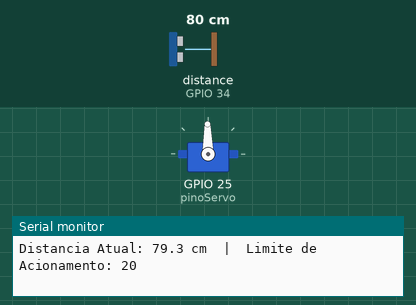
A sketch run on a simulated ESP32. Shown: servo, the last lines printed to the serial monitor. Wiring (inferred from the names in the program): ultrasonic range finder: trigger GPIO 32; echo GPIO 34. The inputs (shaded band) are chosen by the test bench; at power-on: distance to the obstacle (sensor on GPIO 34) 80 cm. The echo pulse lasts 58.3 µs per cm; WiFi joins after 1.5 s; servers stay silent unless stated; uploads are accepted with an empty reply.

Above: at 2.9 s.
3.0 s: distance to the obstacle (sensor on GPIO 34) set to 23 cm
5.2 s: distance to the obstacle (sensor on GPIO 34) set to 18 cm
At 5.7 s:
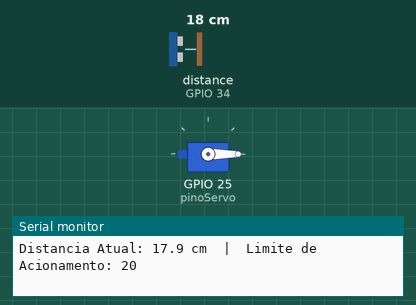
6.8 s: distance to the obstacle (sensor on GPIO 34) set to 35 cm
At 9.4 s:
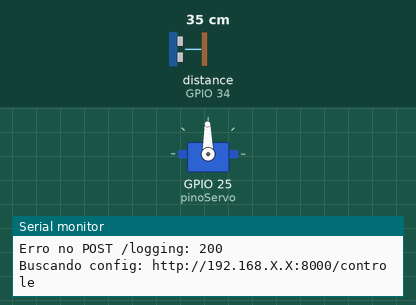
9.8 s: distance to the obstacle (sensor on GPIO 34) set to 2 cm
At 11.2 s:
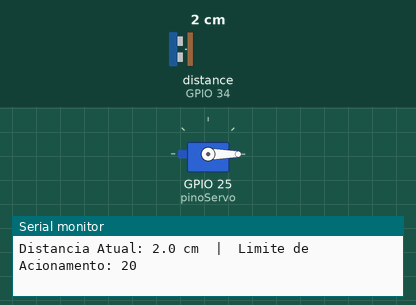
Timing chart, 0 to 12.5 s (numbered marks = the images above; inputs shaded):
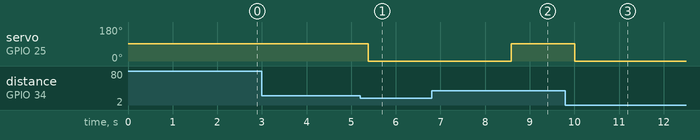

Measured:
- the behaviour switches between 21 and 20 cm on distance to the obstacle (sensor on GPIO 34) (found by bisection; images 0 and 1)
- after the input at 5.2 s, servo on GPIO 25 (pinoServo): 91° → 0° after 0.18 s
- after the input at 6.8 s, servo on GPIO 25 (pinoServo): 0° → 91° after 1.8 s
- after the input at 9.8 s, servo on GPIO 25 (pinoServo): 91° → 0° after 0.20 s

The sketch:

cancela-automatica.ino
```cpp
#include <ESP32Servo.h>
#include <WiFi.h>
#include <HTTPClient.h>
#include <ArduinoJson.h>

const char* ssid = "NOME_DA_SUA_REDE_WIFI";
const char* password = "SENHA_DA_SUA_REDE_WIFI";
const char* backendIp = "192.168.X.X";

const int pinoTrig = 32;
const int pinoEcho = 34;
const int pinoServo = 25;

int distanciaLimite = 20;
String logCache = "";
int loopCounter = 0;
const int BATCH_INTERVAL = 10;

Servo meuServo;
String apiGatewayUrl = "http://" + String(backendIp) + ":8000";

void setupWiFi() {
  Serial.println("Conectando ao WiFi...");
  WiFi.begin(ssid, password);
  while (WiFi.status() != WL_CONNECTED) {
    delay(500);
    Serial.print(".");
  }
  Serial.println("\nWiFi Conectado!");
  Serial.print("Endereco IP: ");
  Serial.println(WiFi.localIP());
}

void buscarConfiguracao() {
  if (WiFi.status() == WL_CONNECTED) {
    HTTPClient http;
    String getUrl = apiGatewayUrl + "/controle";

    Serial.print("Buscando config: ");
    Serial.println(getUrl);

    http.begin(getUrl);
    int httpCode = http.GET();

    if (httpCode == HTTP_CODE_OK) {
      String payload = http.getString();
      StaticJsonDocument<128> doc;
      DeserializationError error = deserializeJson(doc, payload);

      if (error) {
        Serial.print("Falha ao parsear JSON: ");
        Serial.println(error.c_str());
      } else {
        distanciaLimite = doc["proximidade"];
        Serial.print(">>> Limite de distancia atualizado para: ");
        Serial.println(distanciaLimite);
      }
    } else {
      Serial.print("Erro no GET /controle: ");
      Serial.println(httpCode);
    }
    http.end();
  } else {
    Serial.println("WiFi Desconectado. Nao foi possivel buscar config.");
  }
}

void enviarLogs() {
  if (WiFi.status() == WL_CONNECTED && logCache.length() > 0) {
    HTTPClient http;
    String postUrl = apiGatewayUrl + "/logging";

    http.begin(postUrl);
    http.addHeader("Content-Type", "application/json");

    StaticJsonDocument<1024> doc;
    doc["mensagem"] = logCache;

    String jsonPayload;
    serializeJson(doc, jsonPayload);

    Serial.println("Enviando logs para o backend...");
    int httpCode = http.POST(jsonPayload);

    if (httpCode == HTTP_CODE_CREATED) {
      Serial.println("Logs enviados com sucesso.");
      logCache = "";
    } else {
      Serial.print("Erro no POST /logging: ");
      Serial.println(httpCode);
    }
    http.end();
  } else if (logCache.length() == 0) {
      Serial.println("Cache de log vazio. Nada a enviar.");
  } else {
    Serial.println("WiFi Desconectado. Nao foi possivel enviar logs.");
  }
}

void setup() {
  Serial.begin(115200);

  pinMode(pinoTrig, OUTPUT);
  pinMode(pinoEcho, INPUT);

  meuServo.attach(pinoServo);
  meuServo.write(91);

  setupWiFi();

  Serial.println(">>> Sistema de Proximidade Iniciado (Modo Rede) <<<");

  buscarConfiguracao();

  Serial.println("---------------------------------------------------------");
}

void loop() {
  digitalWrite(pinoTrig, LOW);
  delayMicroseconds(2);
  digitalWrite(pinoTrig, HIGH);
  delayMicroseconds(10);
  digitalWrite(pinoTrig, LOW);

  long duracao = pulseIn(pinoEcho, HIGH, 25000);
  float distancia = (duracao * 0.034) / 2;

  String logEntry = "Distancia Atual: " + String(distancia, 1) +
                    " cm  |  Limite de Acionamento: " + String(distanciaLimite) + "\n";

  Serial.print(logEntry);
  logCache += logEntry;

  if (distancia < distanciaLimite && distancia > 0) {
    meuServo.write(0);
    (delay(3000));
  } else {
    meuServo.write(91);
  }

  delay(200);

  loopCounter++;

  if (loopCounter >= BATCH_INTERVAL) {
    Serial.println("-------------------- [Ciclo de Rede] --------------------");
    enviarLogs();
    buscarConfiguracao();
    loopCounter = 0;
    Serial.println("---------------------------------------------------------");
  }
}
```
